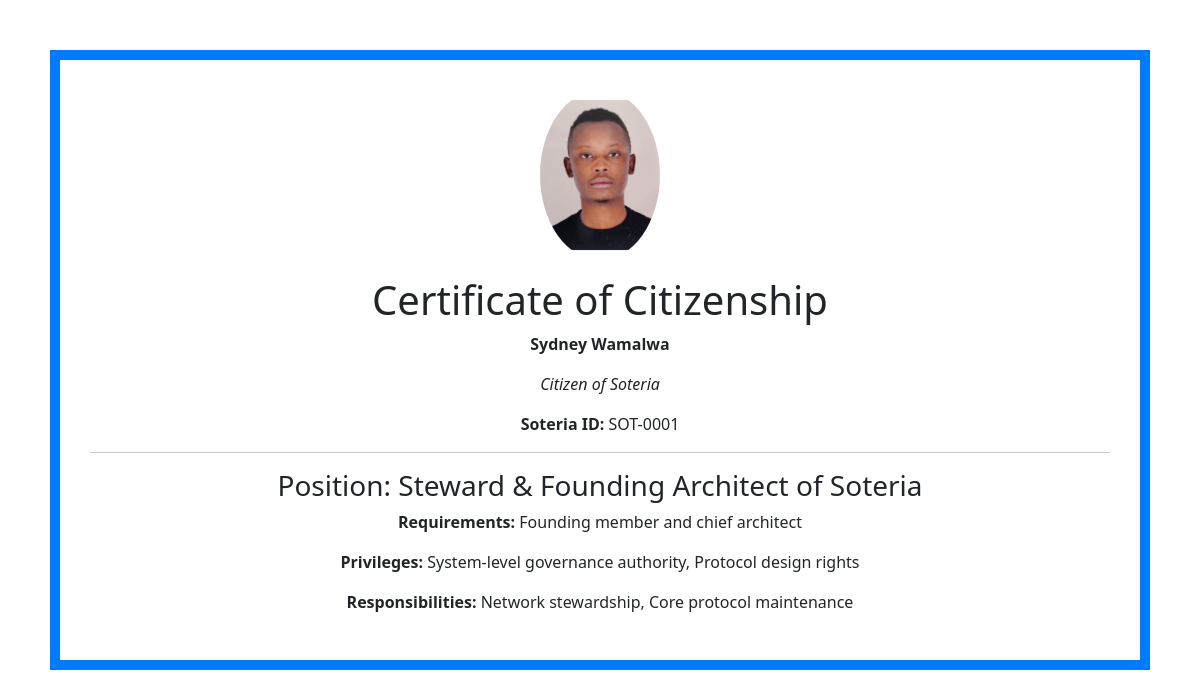
The app's page /certificate (signed in) with its own data.
### models.py (models this page shows, shortened)
class User(db.Model,UserMixin):
    __tablename__ = 'user'
    id = db.Column(db.Integer, primary_key=True)
    name = db.Column(db.String(64), unique=True, nullable=False)
    email = db.Column(db.String(120), unique=True, nullable=False)
    password = db.Column(db.String(255), nullable=False)
    planet_credits = db.Column(db.Float, default=0.0)
    social_status = db.Column(db.Float, default=0.0)
    is_citizen = db.Column(db.Boolean, default=False)
    soteria_id = db.Column(db.String(20), unique=True)
    position = db.Column(db.String(64))
    image_url = db.Column(db.String(256))
    certificate_path = db.Column(db.String(255))
    reputation = db.Column(db.Integer, default=0)
    eco_actions = db.relationship('EcoAction', backref='user', lazy=True)
    reviews = db.relationship('EcoActionReview', backref='reviewer', lazy=True)

### app.py (the view)
    @app.route('/certificate')
    @login_required
    def certificate():
        if not current_user.is_citizen:
            flash('Complete citizenship application first', 'warning')
            return redirect(url_for('apply_citizenship'))
        cert_path = current_user.certificate_path
        if not cert_path or not os.path.exists(f'static/{cert_path}'):
            cert_path = generate_certificate(current_user)
        details = position_details.get(current_user.position, position_details['Citizen'])
        return render_template('certificate.html',
                            user=current_user,
                            details=details,
                            cert_path=cert_path)

### app.py (called while the page is built)
@login_manager.user_loader
def load_user(user_id):
    return User.query.get(int(user_id))

### templates/certificate.html (shortened to what this page needs)
<!doctype html>
<html lang="en">
<head>
  <link href="https://cdn.jsdelivr.net/npm/bootstrap@5.3.0/dist/css/bootstrap.min.css" rel="stylesheet">
</head>
<body>
  <div class="container certificate text-center">
    <img src="{{ user.image_url }}" class="rounded-circle mb-3" width="120" alt="User Image">
    <h1>Certificate of Citizenship</h1>
    <p><strong>{{ user.name }}</strong></p>
    <p><em>Citizen of Soteria</em></p>
    <p><strong>Soteria ID:</strong> {{ user.soteria_id }}</p>
    <hr>
    <h3>Position: {{ user.position }}</h3>
    <p><strong>Requirements:</strong> {{ details.requirements }}</p>
    <p><strong>Privileges:</strong> {{ details.privileges }}</p>
    <p><strong>Responsibilities:</strong> {{ details.responsibilities }}</p>
  </div>
</body>
</html>

### templates/certificate.html (style rules this page uses)
body { background: #fff; padding: 50px; }
.certificate { border: 10px solid #007bff; padding: 30px; }

### records on screen
User: image_url (picture), name "Sydney Wamalwa", soteria_id "SOT-0001", position "Steward & Founding Architect of Soteria"

### other values on screen
{{ details.requirements }} "Founding member and chief architect"
{{ details.privileges }} "System-level governance authority, Protocol design rights"
{{ details.responsibilities }} "Network stewardship, Core protocol maintenance"
